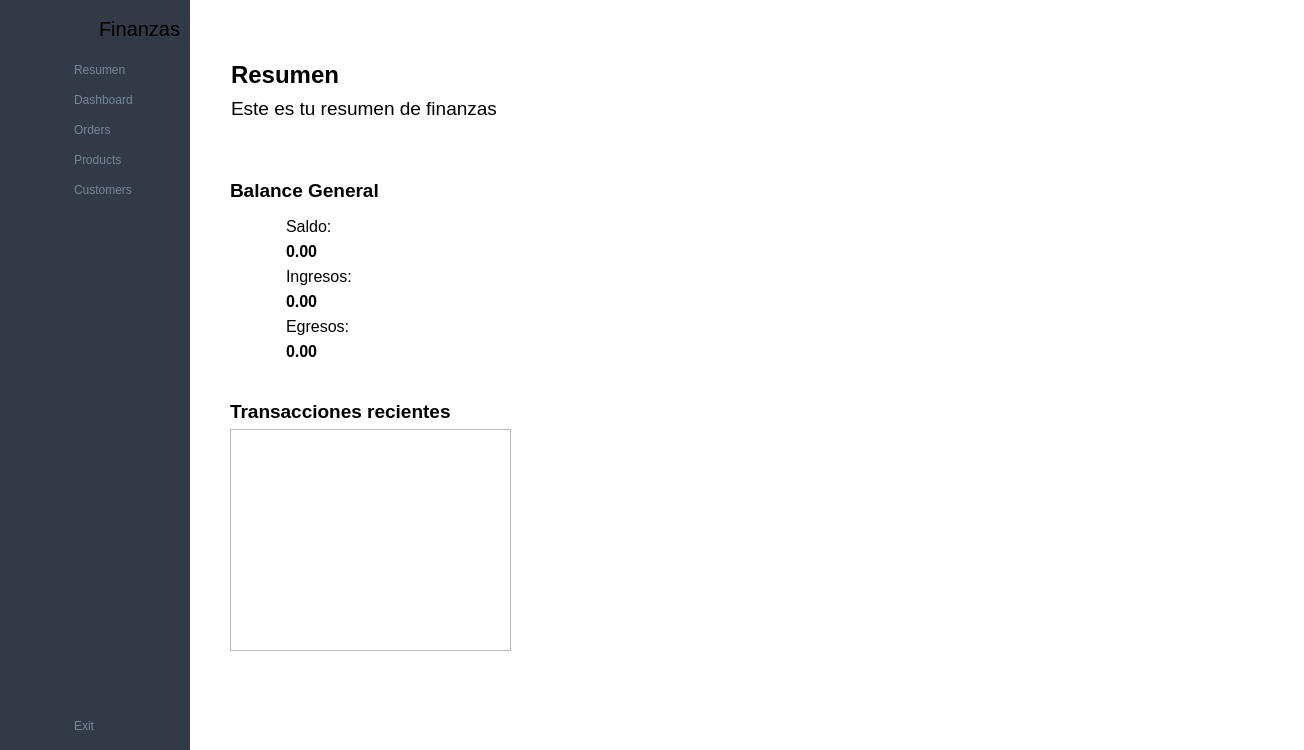
<?xml version="1.0" encoding="UTF-8"?>
<ui version="4.0">
 <class>MainWindow</class>
 <widget class="QMainWindow" name="MainWindow">
  <property name="geometry">
   <rect>
    <x>0</x>
    <y>0</y>
    <width>1304</width>
    <height>750</height>
   </rect>
  </property>
  <property name="windowTitle">
   <string>MainWindow</string>
  </property>
  <property name="styleSheet">
   <string notr="true">#user_btn{
	border: none;
	padding: 5px;
}

#search_btn{
	border: none;
	padding: 5px;
}

/*= Style for mainwindow START
  ==================================================== */
	#MainWindow {
		background-color: #fff;
	}
/*= END
  ==================================================== */

/*= Style for button to change menu style START
  ==================================================== */
	#change_btn {
		padding: 5px;
		border: none;
		width: 30px;
		height: 30px;
	}
/*= END
  ==================================================== */

/*= Style for header widget START
  ==================================================== */
	#widget {
		background-color: #f9fafd;
	}
/*= END
  ==================================================== */

/*= Style for menu with icon only START
  ==================================================== */
  	/* style for widget */
	#icon_only_widget {
		background-color: #313a46;
		width:50px;
	}

    /* style for QPushButton and QLabel */
	#icon_only_widget QPushButton, QLabel {
		height:50px;
		border:none;
		/* border-bottom: 1px solid #b0b0b0; */
	}

	#icon_only_widget QPushButton:hover {
		background-color: rgba( 86, 101, 115, 0.5);
	}

	/* style for logo image */
	#logo_label_1 {
		padding: 5px
	}
/*= END
  ==================================================== */

/*= Style for menu with icon and text START
  ==================================================== */
	/* style for widget */
	#full_menu_widget {
		background-color: #313a46;
	}

	/* style for QPushButton */
	#full_menu_widget QPushButton {
		border:none;
		border-radius: 3px;
		text-align: left;
		padding: 8px 0 8px 15px;
		color: #788596;
	}

	#full_menu_widget QPushButton:hover {
		background-color: rgba( 86, 101, 115, 0.5);
	}

	#full_menu_widget QPushButton:checked {
		color: #fff;
	}

#paginaResumen #widgetBalance, #widgetIngresos, #widgetEgresos{
	background-color: rgb(28, 113, 216);
}

</string>
  </property>
  <widget class="QWidget" name="centralwidget">
   <layout class="QGridLayout" name="gridLayout">
    <property name="leftMargin">
     <number>0</number>
    </property>
    <property name="topMargin">
     <number>0</number>
    </property>
    <property name="rightMargin">
     <number>0</number>
    </property>
    <property name="bottomMargin">
     <number>0</number>
    </property>
    <property name="spacing">
     <number>0</number>
    </property>
    <item row="0" column="2">
     <widget class="QWidget" name="mainWidget" native="true">
      <layout class="QVBoxLayout" name="verticalLayout_5">
       <property name="spacing">
        <number>0</number>
       </property>
       <property name="leftMargin">
        <number>0</number>
       </property>
       <property name="topMargin">
        <number>0</number>
       </property>
       <property name="rightMargin">
        <number>0</number>
       </property>
       <property name="bottomMargin">
        <number>0</number>
       </property>
       <item>
        <widget class="QWidget" name="barraSuperior" native="true">
         <property name="minimumSize">
          <size>
           <width>0</width>
           <height>40</height>
          </size>
         </property>
         <layout class="QHBoxLayout" name="horizontalLayout_4">
          <property name="spacing">
           <number>0</number>
          </property>
          <property name="leftMargin">
           <number>0</number>
          </property>
          <property name="topMargin">
           <number>0</number>
          </property>
          <property name="rightMargin">
           <number>9</number>
          </property>
          <property name="bottomMargin">
           <number>0</number>
          </property>
          <item>
           <widget class="QPushButton" name="change_btn">
            <property name="text">
             <string/>
            </property>
            <property name="icon">
             <iconset resource="resource.qrc">
              <normaloff>:/icon/icon/menu-4-32.ico</normaloff>:/icon/icon/menu-4-32.ico</iconset>
            </property>
            <property name="iconSize">
             <size>
              <width>14</width>
              <height>14</height>
             </size>
            </property>
            <property name="checkable">
             <bool>true</bool>
            </property>
           </widget>
          </item>
          <item>
           <spacer name="horizontalSpacer">
            <property name="orientation">
             <enum>Qt::Orientation::Horizontal</enum>
            </property>
            <property name="sizeHint" stdset="0">
             <size>
              <width>236</width>
              <height>20</height>
             </size>
            </property>
           </spacer>
          </item>
          <item>
           <layout class="QHBoxLayout" name="horizontalLayout">
            <property name="spacing">
             <number>10</number>
            </property>
           </layout>
          </item>
          <item>
           <spacer name="horizontalSpacer_2">
            <property name="orientation">
             <enum>Qt::Orientation::Horizontal</enum>
            </property>
            <property name="sizeHint" stdset="0">
             <size>
              <width>236</width>
              <height>20</height>
             </size>
            </property>
           </spacer>
          </item>
          <item>
           <widget class="QPushButton" name="user_btn">
            <property name="text">
             <string/>
            </property>
            <property name="icon">
             <iconset resource="resource.qrc">
              <normaloff>:/icon/icon/user-48.ico</normaloff>:/icon/icon/user-48.ico</iconset>
            </property>
           </widget>
          </item>
         </layout>
        </widget>
       </item>
       <item>
        <widget class="QStackedWidget" name="pilaWidgets">
         <property name="styleSheet">
          <string notr="true"/>
         </property>
         <property name="currentIndex">
          <number>0</number>
         </property>
         <widget class="QWidget" name="paginaResumen">
          <property name="styleSheet">
           <string notr="true"/>
          </property>
          <widget class="QWidget" name="layoutWidget">
           <property name="geometry">
            <rect>
             <x>41</x>
             <y>21</y>
             <width>283</width>
             <height>61</height>
            </rect>
           </property>
           <layout class="QVBoxLayout" name="verticalLayout_11">
            <item>
             <widget class="QLabel" name="label_4">
              <property name="font">
               <font>
                <pointsize>18</pointsize>
                <bold>true</bold>
               </font>
              </property>
              <property name="text">
               <string>Resumen</string>
              </property>
             </widget>
            </item>
            <item>
             <widget class="QLabel" name="label_11">
              <property name="font">
               <font>
                <pointsize>14</pointsize>
               </font>
              </property>
              <property name="text">
               <string>Este es tu resumen de finanzas</string>
              </property>
             </widget>
            </item>
           </layout>
          </widget>
          <widget class="QWidget" name="layoutWidget">
           <property name="geometry">
            <rect>
             <x>40</x>
             <y>130</y>
             <width>281</width>
             <height>191</height>
            </rect>
           </property>
           <layout class="QVBoxLayout" name="verticalLayout_13">
            <item>
             <widget class="QLabel" name="lblBalanceGeneral">
              <property name="font">
               <font>
                <pointsize>14</pointsize>
                <bold>true</bold>
                <kerning>true</kerning>
               </font>
              </property>
              <property name="text">
               <string>Balance General</string>
              </property>
              <property name="margin">
               <number>0</number>
              </property>
             </widget>
            </item>
            <item>
             <layout class="QGridLayout" name="gridLayout_2">
              <item row="0" column="0">
               <layout class="QVBoxLayout" name="verticalLayout_12">
                <item>
                 <widget class="QLabel" name="label_12">
                  <property name="minimumSize">
                   <size>
                    <width>50</width>
                    <height>0</height>
                   </size>
                  </property>
                  <property name="maximumSize">
                   <size>
                    <width>50</width>
                    <height>44</height>
                   </size>
                  </property>
                  <property name="text">
                   <string/>
                  </property>
                  <property name="pixmap">
                   <pixmap resource="resource.qrc">:/icon/icon/balance.png</pixmap>
                  </property>
                  <property name="scaledContents">
                   <bool>true</bool>
                  </property>
                 </widget>
                </item>
                <item>
                 <widget class="QLabel" name="label_13">
                  <property name="minimumSize">
                   <size>
                    <width>50</width>
                    <height>0</height>
                   </size>
                  </property>
                  <property name="maximumSize">
                   <size>
                    <width>50</width>
                    <height>44</height>
                   </size>
                  </property>
                  <property name="text">
                   <string/>
                  </property>
                  <property name="pixmap">
                   <pixmap resource="resource.qrc">:/icon/icon/ingreso.png</pixmap>
                  </property>
                  <property name="scaledContents">
                   <bool>true</bool>
                  </property>
                 </widget>
                </item>
                <item>
                 <widget class="QLabel" name="label_14">
                  <property name="minimumSize">
                   <size>
                    <width>50</width>
                    <height>0</height>
                   </size>
                  </property>
                  <property name="maximumSize">
                   <size>
                    <width>50</width>
                    <height>44</height>
                   </size>
                  </property>
                  <property name="text">
                   <string/>
                  </property>
                  <property name="pixmap">
                   <pixmap resource="resource.qrc">:/icon/icon/egreso.png</pixmap>
                  </property>
                  <property name="scaledContents">
                   <bool>true</bool>
                  </property>
                 </widget>
                </item>
               </layout>
              </item>
              <item row="0" column="1">
               <layout class="QVBoxLayout" name="verticalLayout_10">
                <item>
                 <layout class="QVBoxLayout" name="verticalLayout_6">
                  <item>
                   <widget class="QLabel" name="label_2">
                    <property name="font">
                     <font>
                      <pointsize>12</pointsize>
                     </font>
                    </property>
                    <property name="text">
                     <string>Saldo:</string>
                    </property>
                   </widget>
                  </item>
                  <item>
                   <widget class="QLabel" name="lblBalance_2">
                    <property name="font">
                     <font>
                      <pointsize>12</pointsize>
                      <bold>true</bold>
                     </font>
                    </property>
                    <property name="text">
                     <string>0.00</string>
                    </property>
                    <property name="alignment">
                     <set>Qt::AlignmentFlag::AlignLeading|Qt::AlignmentFlag::AlignLeft|Qt::AlignmentFlag::AlignVCenter</set>
                    </property>
                   </widget>
                  </item>
                 </layout>
                </item>
                <item>
                 <layout class="QVBoxLayout" name="verticalLayout_7">
                  <item>
                   <widget class="QLabel" name="label_15">
                    <property name="font">
                     <font>
                      <pointsize>12</pointsize>
                     </font>
                    </property>
                    <property name="text">
                     <string>Ingresos:</string>
                    </property>
                   </widget>
                  </item>
                  <item>
                   <widget class="QLabel" name="lblBalance_4">
                    <property name="font">
                     <font>
                      <pointsize>12</pointsize>
                      <bold>true</bold>
                     </font>
                    </property>
                    <property name="text">
                     <string>0.00</string>
                    </property>
                    <property name="alignment">
                     <set>Qt::AlignmentFlag::AlignLeading|Qt::AlignmentFlag::AlignLeft|Qt::AlignmentFlag::AlignVCenter</set>
                    </property>
                   </widget>
                  </item>
                 </layout>
                </item>
                <item>
                 <layout class="QVBoxLayout" name="verticalLayout_9">
                  <item>
                   <widget class="QLabel" name="label_17">
                    <property name="font">
                     <font>
                      <pointsize>12</pointsize>
                     </font>
                    </property>
                    <property name="text">
                     <string>Egresos:</string>
                    </property>
                   </widget>
                  </item>
                  <item>
                   <widget class="QLabel" name="lblBalance_6">
                    <property name="font">
                     <font>
                      <pointsize>12</pointsize>
                      <bold>true</bold>
                     </font>
                    </property>
                    <property name="text">
                     <string>0.00</string>
                    </property>
                    <property name="alignment">
                     <set>Qt::AlignmentFlag::AlignLeading|Qt::AlignmentFlag::AlignLeft|Qt::AlignmentFlag::AlignVCenter</set>
                    </property>
                   </widget>
                  </item>
                 </layout>
                </item>
               </layout>
              </item>
             </layout>
            </item>
           </layout>
          </widget>
          <widget class="QWidget" name="layoutWidget">
           <property name="geometry">
            <rect>
             <x>40</x>
             <y>360</y>
             <width>281</width>
             <height>251</height>
            </rect>
           </property>
           <layout class="QVBoxLayout" name="verticalLayout_14">
            <item>
             <widget class="QLabel" name="lblBalanceGeneral_2">
              <property name="font">
               <font>
                <pointsize>14</pointsize>
                <bold>true</bold>
                <kerning>true</kerning>
               </font>
              </property>
              <property name="text">
               <string>Transacciones recientes</string>
              </property>
              <property name="margin">
               <number>0</number>
              </property>
             </widget>
            </item>
            <item>
             <widget class="QListWidget" name="listWidget"/>
            </item>
           </layout>
          </widget>
         </widget>
         <widget class="QWidget" name="page_2">
          <layout class="QGridLayout" name="gridLayout_3">
           <item row="0" column="0">
            <widget class="QLabel" name="label_5">
             <property name="font">
              <font>
               <pointsize>20</pointsize>
              </font>
             </property>
             <property name="text">
              <string>Dashboard Page</string>
             </property>
             <property name="alignment">
              <set>Qt::AlignmentFlag::AlignCenter</set>
             </property>
            </widget>
           </item>
          </layout>
         </widget>
         <widget class="QWidget" name="page_3">
          <layout class="QGridLayout" name="gridLayout_4">
           <item row="0" column="0">
            <widget class="QLabel" name="label_6">
             <property name="font">
              <font>
               <pointsize>20</pointsize>
              </font>
             </property>
             <property name="text">
              <string>Orders Page</string>
             </property>
             <property name="alignment">
              <set>Qt::AlignmentFlag::AlignCenter</set>
             </property>
            </widget>
           </item>
          </layout>
         </widget>
         <widget class="QWidget" name="page_4">
          <layout class="QGridLayout" name="gridLayout_5">
           <item row="0" column="0">
            <widget class="QLabel" name="label_7">
             <property name="font">
              <font>
               <pointsize>20</pointsize>
              </font>
             </property>
             <property name="text">
              <string>Product Page</string>
             </property>
             <property name="alignment">
              <set>Qt::AlignmentFlag::AlignCenter</set>
             </property>
            </widget>
           </item>
          </layout>
         </widget>
         <widget class="QWidget" name="page_5">
          <layout class="QGridLayout" name="gridLayout_6">
           <item row="0" column="0">
            <widget class="QLabel" name="label_8">
             <property name="font">
              <font>
               <pointsize>20</pointsize>
              </font>
             </property>
             <property name="text">
              <string>Customers Page</string>
             </property>
             <property name="alignment">
              <set>Qt::AlignmentFlag::AlignCenter</set>
             </property>
            </widget>
           </item>
          </layout>
         </widget>
         <widget class="QWidget" name="page_6">
          <layout class="QGridLayout" name="gridLayout_7">
           <item row="0" column="0">
            <widget class="QLabel" name="label_9">
             <property name="font">
              <font>
               <pointsize>20</pointsize>
              </font>
             </property>
             <property name="text">
              <string>Search Page</string>
             </property>
             <property name="alignment">
              <set>Qt::AlignmentFlag::AlignCenter</set>
             </property>
            </widget>
           </item>
          </layout>
         </widget>
         <widget class="QWidget" name="page_7">
          <layout class="QGridLayout" name="gridLayout_8">
           <item row="0" column="0">
            <widget class="QLabel" name="label_10">
             <property name="font">
              <font>
               <pointsize>20</pointsize>
              </font>
             </property>
             <property name="text">
              <string>User Page</string>
             </property>
             <property name="alignment">
              <set>Qt::AlignmentFlag::AlignCenter</set>
             </property>
            </widget>
           </item>
          </layout>
         </widget>
        </widget>
       </item>
      </layout>
     </widget>
    </item>
    <item row="0" column="1">
     <widget class="QWidget" name="full_menu_widget" native="true">
      <layout class="QVBoxLayout" name="verticalLayout_4">
       <item>
        <layout class="QHBoxLayout" name="horizontalLayout_2">
         <property name="spacing">
          <number>0</number>
         </property>
         <item>
          <widget class="QLabel" name="logo_label_2">
           <property name="minimumSize">
            <size>
             <width>40</width>
             <height>40</height>
            </size>
           </property>
           <property name="maximumSize">
            <size>
             <width>40</width>
             <height>40</height>
            </size>
           </property>
           <property name="text">
            <string/>
           </property>
           <property name="pixmap">
            <pixmap resource="resource.qrc">:/icon/icon/Logo.png</pixmap>
           </property>
           <property name="scaledContents">
            <bool>true</bool>
           </property>
          </widget>
         </item>
         <item>
          <widget class="QLabel" name="logo_label_3">
           <property name="font">
            <font>
             <pointsize>15</pointsize>
            </font>
           </property>
           <property name="text">
            <string>Finanzas</string>
           </property>
          </widget>
         </item>
        </layout>
       </item>
       <item>
        <layout class="QVBoxLayout" name="verticalLayout_2">
         <property name="spacing">
          <number>0</number>
         </property>
         <item>
          <widget class="QPushButton" name="btnResumen">
           <property name="text">
            <string>Resumen</string>
           </property>
           <property name="icon">
            <iconset resource="resource.qrc">
             <normaloff>:/icon/icon/home-4-32.ico</normaloff>
             <normalon>:/icon/icon/home-4-48.ico</normalon>:/icon/icon/home-4-32.ico</iconset>
           </property>
           <property name="iconSize">
            <size>
             <width>14</width>
             <height>14</height>
            </size>
           </property>
           <property name="checkable">
            <bool>true</bool>
           </property>
           <property name="autoExclusive">
            <bool>true</bool>
           </property>
          </widget>
         </item>
         <item>
          <widget class="QPushButton" name="dashborad_btn_2">
           <property name="text">
            <string>Dashboard</string>
           </property>
           <property name="icon">
            <iconset resource="resource.qrc">
             <normaloff>:/icon/icon/dashboard-5-32.ico</normaloff>
             <normalon>:/icon/icon/dashboard-5-48.ico</normalon>:/icon/icon/dashboard-5-32.ico</iconset>
           </property>
           <property name="iconSize">
            <size>
             <width>14</width>
             <height>14</height>
            </size>
           </property>
           <property name="checkable">
            <bool>true</bool>
           </property>
           <property name="autoExclusive">
            <bool>true</bool>
           </property>
          </widget>
         </item>
         <item>
          <widget class="QPushButton" name="orders_btn_2">
           <property name="text">
            <string>Orders</string>
           </property>
           <property name="icon">
            <iconset resource="resource.qrc">
             <normaloff>:/icon/icon/activity-feed-32.ico</normaloff>
             <normalon>:/icon/icon/activity-feed-48.ico</normalon>:/icon/icon/activity-feed-32.ico</iconset>
           </property>
           <property name="iconSize">
            <size>
             <width>14</width>
             <height>14</height>
            </size>
           </property>
           <property name="checkable">
            <bool>true</bool>
           </property>
           <property name="autoExclusive">
            <bool>true</bool>
           </property>
          </widget>
         </item>
         <item>
          <widget class="QPushButton" name="products_btn_2">
           <property name="text">
            <string>Products</string>
           </property>
           <property name="icon">
            <iconset resource="resource.qrc">
             <normaloff>:/icon/icon/product-32.ico</normaloff>
             <normalon>:/icon/icon/product-48.ico</normalon>:/icon/icon/product-32.ico</iconset>
           </property>
           <property name="iconSize">
            <size>
             <width>14</width>
             <height>14</height>
            </size>
           </property>
           <property name="checkable">
            <bool>true</bool>
           </property>
           <property name="autoExclusive">
            <bool>true</bool>
           </property>
          </widget>
         </item>
         <item>
          <widget class="QPushButton" name="customers_btn_2">
           <property name="text">
            <string>Customers</string>
           </property>
           <property name="icon">
            <iconset resource="resource.qrc">
             <normaloff>:/icon/icon/group-32.ico</normaloff>
             <normalon>:/icon/icon/group-48.ico</normalon>:/icon/icon/group-32.ico</iconset>
           </property>
           <property name="iconSize">
            <size>
             <width>14</width>
             <height>14</height>
            </size>
           </property>
           <property name="checkable">
            <bool>true</bool>
           </property>
           <property name="autoExclusive">
            <bool>true</bool>
           </property>
          </widget>
         </item>
        </layout>
       </item>
       <item>
        <spacer name="verticalSpacer_2">
         <property name="orientation">
          <enum>Qt::Orientation::Vertical</enum>
         </property>
         <property name="sizeHint" stdset="0">
          <size>
           <width>20</width>
           <height>373</height>
          </size>
         </property>
        </spacer>
       </item>
       <item>
        <widget class="QPushButton" name="exit_btn_2">
         <property name="text">
          <string>Exit</string>
         </property>
         <property name="icon">
          <iconset resource="resource.qrc">
           <normaloff>:/icon/icon/close-window-64.ico</normaloff>:/icon/icon/close-window-64.ico</iconset>
         </property>
         <property name="iconSize">
          <size>
           <width>14</width>
           <height>14</height>
          </size>
         </property>
        </widget>
       </item>
      </layout>
     </widget>
    </item>
    <item row="0" column="0">
     <widget class="QWidget" name="icon_only_widget" native="true">
      <layout class="QVBoxLayout" name="verticalLayout_3">
       <property name="spacing">
        <number>0</number>
       </property>
       <property name="leftMargin">
        <number>0</number>
       </property>
       <property name="topMargin">
        <number>0</number>
       </property>
       <property name="rightMargin">
        <number>0</number>
       </property>
       <property name="bottomMargin">
        <number>0</number>
       </property>
       <item>
        <layout class="QHBoxLayout" name="horizontalLayout_3">
         <item>
          <widget class="QLabel" name="logo_label_1">
           <property name="minimumSize">
            <size>
             <width>50</width>
             <height>50</height>
            </size>
           </property>
           <property name="maximumSize">
            <size>
             <width>50</width>
             <height>50</height>
            </size>
           </property>
           <property name="text">
            <string/>
           </property>
           <property name="pixmap">
            <pixmap resource="resource.qrc">:/icon/icon/Logo.png</pixmap>
           </property>
           <property name="scaledContents">
            <bool>true</bool>
           </property>
          </widget>
         </item>
        </layout>
       </item>
       <item>
        <layout class="QVBoxLayout" name="verticalLayout">
         <property name="spacing">
          <number>0</number>
         </property>
         <item>
          <widget class="QPushButton" name="btnResumen_2">
           <property name="text">
            <string/>
           </property>
           <property name="icon">
            <iconset resource="resource.qrc">
             <normaloff>:/icon/icon/home-4-32.ico</normaloff>
             <normalon>:/icon/icon/home-4-48.ico</normalon>:/icon/icon/home-4-32.ico</iconset>
           </property>
           <property name="iconSize">
            <size>
             <width>20</width>
             <height>20</height>
            </size>
           </property>
           <property name="checkable">
            <bool>true</bool>
           </property>
           <property name="autoExclusive">
            <bool>true</bool>
           </property>
          </widget>
         </item>
         <item>
          <widget class="QPushButton" name="dashborad_btn_1">
           <property name="text">
            <string/>
           </property>
           <property name="icon">
            <iconset resource="resource.qrc">
             <normaloff>:/icon/icon/dashboard-5-32.ico</normaloff>
             <normalon>:/icon/icon/dashboard-5-48.ico</normalon>:/icon/icon/dashboard-5-32.ico</iconset>
           </property>
           <property name="iconSize">
            <size>
             <width>20</width>
             <height>20</height>
            </size>
           </property>
           <property name="checkable">
            <bool>true</bool>
           </property>
           <property name="autoExclusive">
            <bool>true</bool>
           </property>
          </widget>
         </item>
         <item>
          <widget class="QPushButton" name="orders_btn_1">
           <property name="text">
            <string/>
           </property>
           <property name="icon">
            <iconset resource="resource.qrc">
             <normaloff>:/icon/icon/activity-feed-32.ico</normaloff>
             <normalon>:/icon/icon/activity-feed-48.ico</normalon>:/icon/icon/activity-feed-32.ico</iconset>
           </property>
           <property name="iconSize">
            <size>
             <width>20</width>
             <height>20</height>
            </size>
           </property>
           <property name="checkable">
            <bool>true</bool>
           </property>
           <property name="autoExclusive">
            <bool>true</bool>
           </property>
          </widget>
         </item>
         <item>
          <widget class="QPushButton" name="products_btn_1">
           <property name="text">
            <string/>
           </property>
           <property name="icon">
            <iconset resource="resource.qrc">
             <normaloff>:/icon/icon/product-32.ico</normaloff>
             <normalon>:/icon/icon/product-48.ico</normalon>:/icon/icon/product-32.ico</iconset>
           </property>
           <property name="iconSize">
            <size>
             <width>20</width>
             <height>20</height>
            </size>
           </property>
           <property name="checkable">
            <bool>true</bool>
           </property>
           <property name="autoExclusive">
            <bool>true</bool>
           </property>
          </widget>
         </item>
         <item>
          <widget class="QPushButton" name="customers_btn_1">
           <property name="text">
            <string/>
           </property>
           <property name="icon">
            <iconset resource="resource.qrc">
             <normaloff>:/icon/icon/group-32.ico</normaloff>
             <normalon>:/icon/icon/group-48.ico</normalon>:/icon/icon/group-32.ico</iconset>
           </property>
           <property name="iconSize">
            <size>
             <width>20</width>
             <height>20</height>
            </size>
           </property>
           <property name="checkable">
            <bool>true</bool>
           </property>
           <property name="autoExclusive">
            <bool>true</bool>
           </property>
          </widget>
         </item>
        </layout>
       </item>
       <item>
        <spacer name="verticalSpacer">
         <property name="orientation">
          <enum>Qt::Orientation::Vertical</enum>
         </property>
         <property name="sizeHint" stdset="0">
          <size>
           <width>20</width>
           <height>375</height>
          </size>
         </property>
        </spacer>
       </item>
       <item>
        <widget class="QPushButton" name="exit_btn_1">
         <property name="text">
          <string/>
         </property>
         <property name="icon">
          <iconset resource="resource.qrc">
           <normaloff>:/icon/icon/close-window-64.ico</normaloff>:/icon/icon/close-window-64.ico</iconset>
         </property>
         <property name="iconSize">
          <size>
           <width>20</width>
           <height>20</height>
          </size>
         </property>
        </widget>
       </item>
      </layout>
     </widget>
    </item>
   </layout>
  </widget>
 </widget>
 <resources>
  <include location="resource.qrc"/>
 </resources>
 <connections>
  <connection>
   <sender>change_btn</sender>
   <signal>toggled(bool)</signal>
   <receiver>icon_only_widget</receiver>
   <slot>setVisible(bool)</slot>
   <hints>
    <hint type="sourcelabel">
     <x>197</x>
     <y>23</y>
    </hint>
    <hint type="destinationlabel">
     <x>50</x>
     <y>362</y>
    </hint>
   </hints>
  </connection>
  <connection>
   <sender>change_btn</sender>
   <signal>toggled(bool)</signal>
   <receiver>full_menu_widget</receiver>
   <slot>setHidden(bool)</slot>
   <hints>
    <hint type="sourcelabel">
     <x>188</x>
     <y>25</y>
    </hint>
    <hint type="destinationlabel">
     <x>173</x>
     <y>257</y>
    </hint>
   </hints>
  </connection>
  <connection>
   <sender>btnResumen_2</sender>
   <signal>toggled(bool)</signal>
   <receiver>btnResumen</receiver>
   <slot>setChecked(bool)</slot>
   <hints>
    <hint type="sourcelabel">
     <x>27</x>
     <y>69</y>
    </hint>
    <hint type="destinationlabel">
     <x>72</x>
     <y>76</y>
    </hint>
   </hints>
  </connection>
  <connection>
   <sender>dashborad_btn_1</sender>
   <signal>toggled(bool)</signal>
   <receiver>dashborad_btn_2</receiver>
   <slot>setChecked(bool)</slot>
   <hints>
    <hint type="sourcelabel">
     <x>33</x>
     <y>100</y>
    </hint>
    <hint type="destinationlabel">
     <x>67</x>
     <y>99</y>
    </hint>
   </hints>
  </connection>
  <connection>
   <sender>orders_btn_1</sender>
   <signal>toggled(bool)</signal>
   <receiver>orders_btn_2</receiver>
   <slot>setChecked(bool)</slot>
   <hints>
    <hint type="sourcelabel">
     <x>33</x>
     <y>123</y>
    </hint>
    <hint type="destinationlabel">
     <x>69</x>
     <y>125</y>
    </hint>
   </hints>
  </connection>
  <connection>
   <sender>products_btn_1</sender>
   <signal>toggled(bool)</signal>
   <receiver>products_btn_2</receiver>
   <slot>setChecked(bool)</slot>
   <hints>
    <hint type="sourcelabel">
     <x>24</x>
     <y>148</y>
    </hint>
    <hint type="destinationlabel">
     <x>72</x>
     <y>148</y>
    </hint>
   </hints>
  </connection>
  <connection>
   <sender>customers_btn_1</sender>
   <signal>toggled(bool)</signal>
   <receiver>customers_btn_2</receiver>
   <slot>setChecked(bool)</slot>
   <hints>
    <hint type="sourcelabel">
     <x>33</x>
     <y>177</y>
    </hint>
    <hint type="destinationlabel">
     <x>67</x>
     <y>172</y>
    </hint>
   </hints>
  </connection>
  <connection>
   <sender>btnResumen</sender>
   <signal>toggled(bool)</signal>
   <receiver>btnResumen_2</receiver>
   <slot>setChecked(bool)</slot>
   <hints>
    <hint type="sourcelabel">
     <x>70</x>
     <y>63</y>
    </hint>
    <hint type="destinationlabel">
     <x>41</x>
     <y>60</y>
    </hint>
   </hints>
  </connection>
  <connection>
   <sender>dashborad_btn_2</sender>
   <signal>toggled(bool)</signal>
   <receiver>dashborad_btn_1</receiver>
   <slot>setChecked(bool)</slot>
   <hints>
    <hint type="sourcelabel">
     <x>160</x>
     <y>99</y>
    </hint>
    <hint type="destinationlabel">
     <x>26</x>
     <y>90</y>
    </hint>
   </hints>
  </connection>
  <connection>
   <sender>orders_btn_2</sender>
   <signal>toggled(bool)</signal>
   <receiver>orders_btn_1</receiver>
   <slot>setChecked(bool)</slot>
   <hints>
    <hint type="sourcelabel">
     <x>143</x>
     <y>112</y>
    </hint>
    <hint type="destinationlabel">
     <x>39</x>
     <y>114</y>
    </hint>
   </hints>
  </connection>
  <connection>
   <sender>products_btn_2</sender>
   <signal>toggled(bool)</signal>
   <receiver>products_btn_1</receiver>
   <slot>setChecked(bool)</slot>
   <hints>
    <hint type="sourcelabel">
     <x>162</x>
     <y>142</y>
    </hint>
    <hint type="destinationlabel">
     <x>43</x>
     <y>144</y>
    </hint>
   </hints>
  </connection>
  <connection>
   <sender>customers_btn_2</sender>
   <signal>toggled(bool)</signal>
   <receiver>customers_btn_1</receiver>
   <slot>setChecked(bool)</slot>
   <hints>
    <hint type="sourcelabel">
     <x>174</x>
     <y>192</y>
    </hint>
    <hint type="destinationlabel">
     <x>40</x>
     <y>182</y>
    </hint>
   </hints>
  </connection>
  <connection>
   <sender>exit_btn_2</sender>
   <signal>clicked()</signal>
   <receiver>MainWindow</receiver>
   <slot>close()</slot>
   <hints>
    <hint type="sourcelabel">
     <x>126</x>
     <y>584</y>
    </hint>
    <hint type="destinationlabel">
     <x>284</x>
     <y>606</y>
    </hint>
   </hints>
  </connection>
  <connection>
   <sender>exit_btn_1</sender>
   <signal>clicked()</signal>
   <receiver>MainWindow</receiver>
   <slot>close()</slot>
   <hints>
    <hint type="sourcelabel">
     <x>34</x>
     <y>592</y>
    </hint>
    <hint type="destinationlabel">
     <x>47</x>
     <y>626</y>
    </hint>
   </hints>
  </connection>
 </connections>
</ui>
